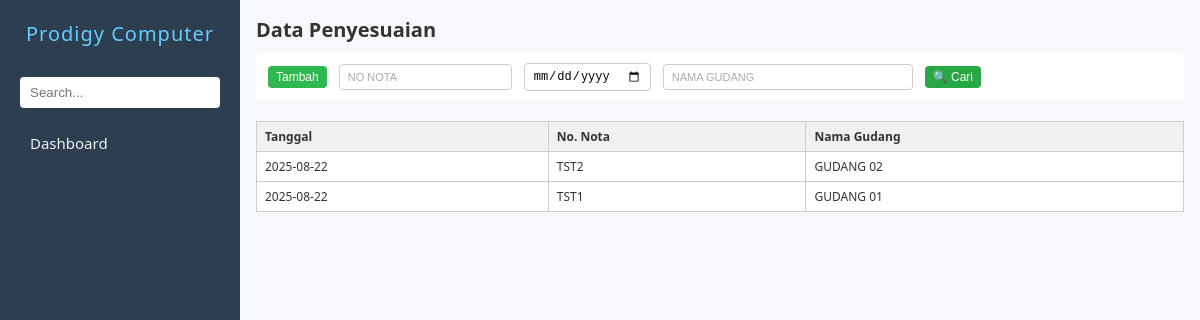
Page /penyesuaian.php on the earlier database version.
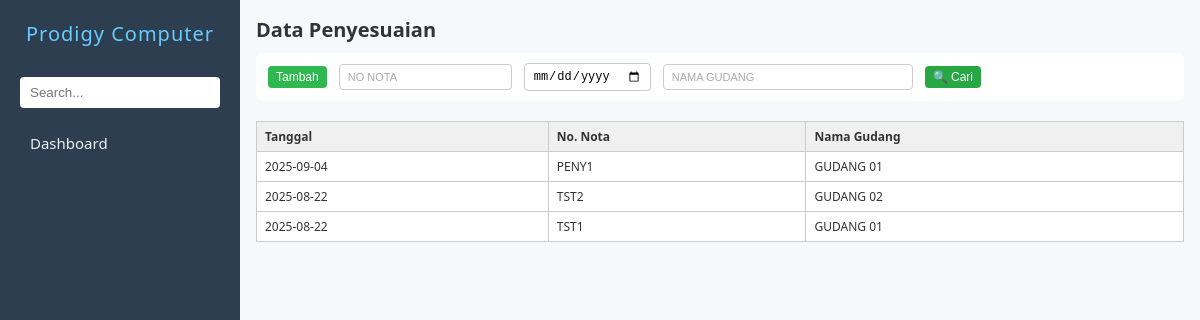
Same page on the later database version.
### tables this page shows
CREATE TABLE `zpenyesuaian` (
  `nonota` char(30) DEFAULT NULL,
  `tgl` date DEFAULT NULL,
  `kodegd` char(10) DEFAULT NULL,
  `operator` char(10) DEFAULT '',
  `logtime` timestamp NOT NULL DEFAULT current_timestamp()
);

CREATE TABLE `zgudang` (
  `kodegd` char(20) NOT NULL,
  `namagd` char(50) NOT NULL
);

### penyesuaian.php (the view, shortened to what this page needs)
<?php
include 'koneksi.php';
$query = mysqli_query($conn, "
    SELECT zpenyesuaian.tgl, zpenyesuaian.nonota, zgudang.namagd
    FROM zpenyesuaian
    JOIN zgudang ON zpenyesuaian.kodegd = zgudang.kodegd
    ORDER BY zpenyesuaian.tgl DESC, zpenyesuaian.nonota DESC
    LIMIT 10
");
?>
<!DOCTYPE html>
<html lang="en">
<head>
    <link rel="stylesheet" href="navbar.css" />
    <link rel="stylesheet" href="form.css" />
</head>
<body>
    <?php
    include 'navbar.php';
    $hakUbah   = $aksesEdit['tambah'];?>
    <main>
        <h2>Data Penyesuaian</h2>
        <div class="action-bar">
            <button type="button" class="action-btn tambah" onclick="window.location.href='inputpenyesuaian.php'">Tambah</button>
            <input type="text" id="inputNoNota" placeholder="No Nota" style="text-transform: uppercase;">
            <input type="date" id="inputTgl">
            <input type="text" name="namagd" id="inputNamagd" placeholder="Nama gudang" class="medium-input" style="text-transform: uppercase;">
            <button type="button" class="action-btn cari" onclick="triggerSearch()">🔍 Cari</button>
        </div>
        <div id="tabelHasil" class="form-grid" style="margin-top: 20px;">
            <table class="tabel-hasil">
                <thead>
                    <tr>
                        <th>Tanggal</th>
                        <th>No. Nota</th>
                        <th>Nama Gudang</th>
                    </tr>
                </thead>
                <tbody>
                    <?php while ($row = mysqli_fetch_assoc($query)): ?>
                        <tr onclick="tampilkanKonfirmasiEdit('<?= $row['nonota'] ?>')">
                            <td><?= $row['tgl'] ?></td>
                            <td><?= $row['nonota'] ?></td>
                            <td><?= $row['namagd'] ?></td>
                        </tr>
                    <?php endwhile; ?>
                </tbody>
            </table>
        </div>
    </main>
</body>
</html>

Differences in the rows shown:
added zpenyesuaian: tgl "2025-09-04", nonota "PENY1", zgudang.namagd "GUDANG 01"
